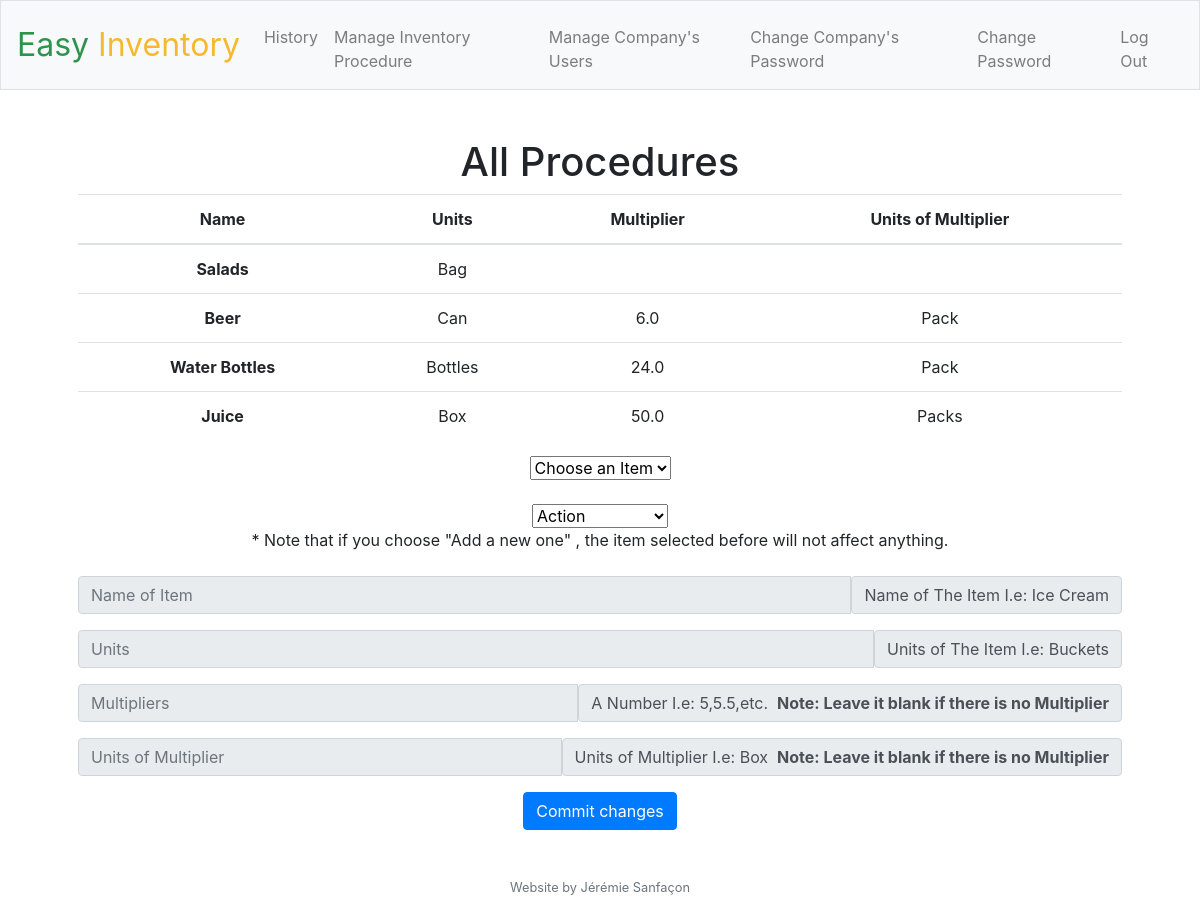
The app's page /procedure (signed in) with its own data.
### tables this page shows
CREATE TABLE 'procedure' ('name' text, 'quantity' text, 'multiplier' real, 'multiplier_item' text, 'company' text);

### app.py (the view, shortened to what this page needs)
@app.route("/procedure", methods=["GET", "POST"])
@login_required
def procedure():
    if request.method == "GET":
        if session["username"] != "creator" and session["username"] != "admin" :
            return apology("Must be creator or admin to do this action")
        id = session["user_id"]
        company = db.execute("SELECT * FROM users WHERE id = :id", id=id)[0]['company']
        procedures = db.execute("SELECT * FROM procedure WHERE company = :company;", company=company)
        return render_template("procedure.html",procedures=procedures)
    return apology("TODO")

### app.py (called while the page is built)
@app.after_request
def after_request(response):
    response.headers["Cache-Control"] = "no-cache, no-store, must-revalidate"
    response.headers["Expires"] = 0
    response.headers["Pragma"] = "no-cache"
    return response

### helpers.py (called while the page is built)
def login_required(f):
    @wraps(f)
    def decorated_function(*args, **kwargs):
        if session.get("user_id") is None:
            return redirect("/login")
        return f(*args, **kwargs)
    return decorated_function

### templates/procedure.html (shortened to what this page needs)
{% extends "layout.html" %}
{% block main %}
<h1 class="display-6">All Procedures</h1>
<form action="/procedure" method="post">
  <table class="table">
    <thead>
      <tr>
          <th scope="col">Name</th>
          <th scope="col">Units</th>
          <th scope="col">Multiplier</th>
          <th scope="col">Units of Multiplier</th>
      </tr>
    </thead>
    <tbody>
      {% for row in procedures %}
      <tr>
        <th >{{row["name"]}}</th>
        <td>{{row["quantity"]}}</td>
        <td>{{row["multiplier"]}}</td>
        <td>{{row["multiplier_item"]}}</td>
      </tr>
      {% endfor %}
    </tbody>
  </table>
  <select class="form-select" aria-label="Default select example" id="user" name="item" >
  <option selected value="0">     Choose an Item    </option>
  </select>
  <br>
  <br>
  <select class="form-select" aria-label="Default select example" id="action" name="action" onchange = "EnableDisableTextBox(this)"}
});>
    <option selected value="0">     Action     </option>
  </select>
  <br>
  <span>* Note that if you choose "Add a new one" , the item selected before will not affect anything.</span>
  <br>
  <br>
  <div class="input-group mb-3">
    <input type="text" class="form-control" placeholder="Name of Item" aria-label="Recipient's username" aria-describedby="basic-addon2" disabled="disabled" id="name" name="name">
    <span class="input-group-text" id="basic-addon2">Name of The Item I.e: Ice Cream</span>
  </div>
  <div class="input-group mb-3">
    <input type="text" class="form-control" placeholder="Units" aria-label="Recipient's username" aria-describedby="basic-addon2" disabled="disabled" id="quantity" name="quantity" >
    <span class="input-group-text" id="basic-addon2">Units of The Item I.e: Buckets</span>
  </div>
  <div class="input-group mb-3">
    <input type="text" class="form-control" placeholder="Multipliers" aria-label="Recipient's username" aria-describedby="basic-addon2" disabled="disabled" id="multiplier" name="multiplier">
    <span class="input-group-text" id="basic-addon2">A Number I.e: 5,5.5,etc. &nbsp; <b>Note: Leave it blank if there is no Multiplier</b></span>
  </div>
  <div class="input-group mb-3">
    <input type="text" class="form-control" placeholder="Units of Multiplier" aria-label="Recipient's username" aria-describedby="basic-addon2" disabled="disabled" id="multiplier_item" name="multiplier_item">
    <span class="input-group-text" id="basic-addon2">Units of Multiplier I.e: Box &nbsp; <b>Note: Leave it blank if there is no Multiplier</b></span>
  </div>
  <button class="btn btn-primary" type="submit">Commit changes</button>
</form>
{% endblock %}

### static/styles.css (style rules this page uses)
main .form-control { display: inline-block; width: auto; }

### records on screen
procedure: name "Salads", quantity "Bag"
procedure: name "Beer", quantity "Can", multiplier "6.0", multiplier_item "Pack"
procedure: name "Water Bottles", quantity "Bottles", multiplier "24.0", multiplier_item "Pack"
procedure: name "Juice", quantity "Box", multiplier "50.0", multiplier_item "Packs"
